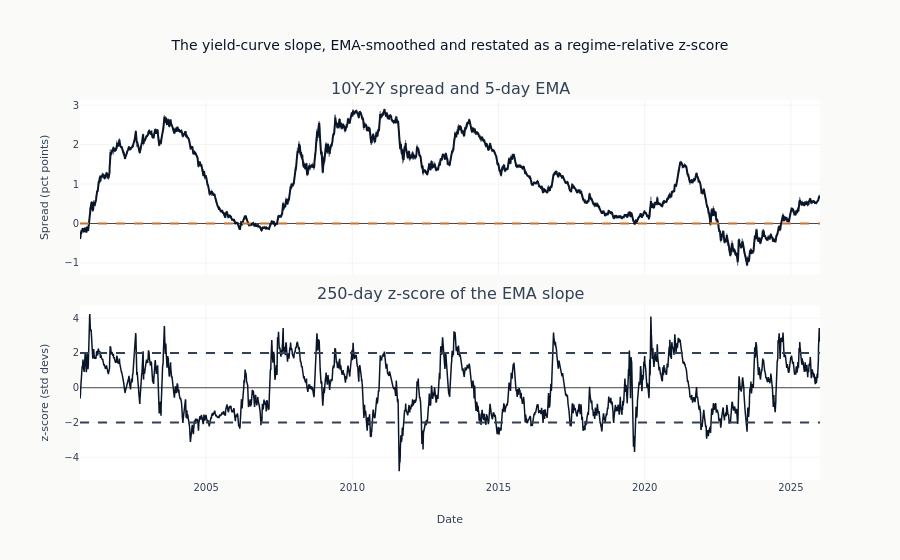

This figure's notebook cell:
### Markdown cell above
The two panels below trace the whole history. The top panel shows the raw
10Y-2Y spread with its 5-day EMA; the shaded band marks inversions (spread
below zero), the classic recession precursor. The bottom panel shows the
250-day z-score, which restates the same slope relative to its own recent
regime.

### Code cell
yc = macro_features.select(
    ["timestamp", "t10y2y", "yc_slope_ema5", "yc_slope_zscore_250d"]
).drop_nulls("yc_slope_zscore_250d")

fig = make_subplots(
    rows=2,
    cols=1,
    shared_xaxes=True,
    vertical_spacing=0.08,
    subplot_titles=["10Y-2Y spread and 5-day EMA", "250-day z-score of the EMA slope"],
)
fig.add_trace(
    go.Scatter(
        x=yc["timestamp"].to_list(),
        y=yc["t10y2y"].to_list(),
        name="Raw spread",
        line=dict(color=COLORS["neutral"], width=1),
        opacity=0.5,
    ),
    row=1,
    col=1,
)
fig.add_trace(
    go.Scatter(
        x=yc["timestamp"].to_list(),
        y=yc["yc_slope_ema5"].to_list(),
        name="5-day EMA",
        line=dict(color=COLORS["blue"], width=2),
    ),
    row=1,
    col=1,
)
fig.add_hline(y=0, line_dash="dash", line_color=COLORS["copper"], row=1, col=1)
fig.add_trace(
    go.Scatter(
        x=yc["timestamp"].to_list(),
        y=yc["yc_slope_zscore_250d"].to_list(),
        name="z-score",
        line=dict(color=COLORS["blue"], width=1.5),
    ),
    row=2,
    col=1,
)
fig.add_hline(y=2, line_dash="dash", line_color=COLORS["neutral"], row=2, col=1)
fig.add_hline(y=-2, line_dash="dash", line_color=COLORS["neutral"], row=2, col=1)
fig.update_layout(
    height=560,
    title="The yield-curve slope, EMA-smoothed and restated as a regime-relative z-score",
    showlegend=False,
)
fig.update_yaxes(title_text="Spread (pct points)", row=1, col=1)
fig.update_yaxes(title_text="z-score (std devs)", row=2, col=1)
fig.update_xaxes(title_text="Date", row=2, col=1)
fig.show()

### Figure 1 — Plotly figure (JSON) as saved in the notebook; plotly's stock layout.template omitted (floating-point values rounded to 4 significant figures; data arrays with more than 128 entries replaced by an {"elided": "..."} marker saying what was removed)
{"data": [{"line": {"color": "#334155", "width": 1}, "name": "Raw spread", "opacity": 0.5, "type": "scatter", "x": {"elided": "9246 str values"}, "xaxis": "x", "y": {"elided": "9246 float values"}, "yaxis": "y"}, {"line": {"color": "#0a1628", "width": 2}, "name": "5-day EMA", "type": "scatter", "x": {"elided": "9246 str values"}, "xaxis": "x", "y": {"elided": "9246 float values"}, "yaxis": "y"}, {"line": {"color": "#0a1628", "width": 1.5}, "name": "z-score", "type": "scatter", "x": {"elided": "9246 str values"}, "xaxis": "x2", "y": {"elided": "9246 float values"}, "yaxis": "y2"}], "layout": {"annotations": [{"font": {"size": 16}, "showarrow": false, "text": "10Y-2Y spread and 5-day EMA", "x": 0.5, "xanchor": "center", "xref": "paper", "y": 1.0, "yanchor": "bottom", "yref": "paper"}, {"font": {"size": 16}, "showarrow": false, "text": "250-day z-score of the EMA slope", "x": 0.5, "xanchor": "center", "xref": "paper", "y": 0.46, "yanchor": "bottom", "yref": "paper"}], "height": 560, "shapes": [{"line": {"color": "#C87533", "dash": "dash"}, "type": "line", "x0": 0, "x1": 1, "xref": "x domain", "y0": 0, "y1": 0, "yref": "y"}, {"line": {"color": "#334155", "dash": "dash"}, "type": "line", "x0": 0, "x1": 1, "xref": "x2 domain", "y0": 2, "y1": 2, "yref": "y2"}, {"line": {"color": "#334155", "dash": "dash"}, "type": "line", "x0": 0, "x1": 1, "xref": "x2 domain", "y0": -2, "y1": -2, "yref": "y2"}], "showlegend": false, "title": {"text": "The yield-curve slope, EMA-smoothed and restated as a regime-relative z-score"}, "xaxis": {"anchor": "y", "domain": [0.0, 1.0], "matches": "x2", "showticklabels": false}, "xaxis2": {"anchor": "y2", "domain": [0.0, 1.0], "title": {"text": "Date"}}, "yaxis": {"anchor": "x", "domain": [0.54, 1.0], "title": {"text": "Spread (pct points)"}}, "yaxis2": {"anchor": "x2", "domain": [0.0, 0.46], "title": {"text": "z-score (std devs)"}}}}
